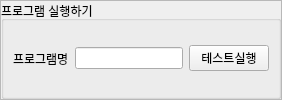
                        <widget class="QFrame" name="frame_53">
                         <property name="frameShape">
                          <enum>QFrame::StyledPanel</enum>
                         </property>
                         <property name="frameShadow">
                          <enum>QFrame::Raised</enum>
                         </property>
                         <layout class="QHBoxLayout" name="horizontalLayout_65">
                          <property name="leftMargin">
                           <number>0</number>
                          </property>
                          <property name="topMargin">
                           <number>0</number>
                          </property>
                          <property name="rightMargin">
                           <number>0</number>
                          </property>
                          <property name="bottomMargin">
                           <number>0</number>
                          </property>
                          <item>
                           <widget class="QGroupBox" name="groupBox_38">
                            <property name="title">
                             <string>프로그램 실행하기</string>
                            </property>
                            <layout class="QHBoxLayout" name="horizontalLayout_53">
                             <item>
                              <widget class="QLabel" name="label_70">
                               <property name="text">
                                <string>프로그램명</string>
                               </property>
                              </widget>
                             </item>
                             <item>
                              <widget class="QLineEdit" name="lineEdit"/>
                             </item>
                             <item>
                              <widget class="QPushButton" name="pushButton">
                               <property name="text">
                                <string>테스트실행</string>
                               </property>
                              </widget>
                             </item>
                            </layout>
                           </widget>
                          </item>
                         </layout>
                        </widget>
